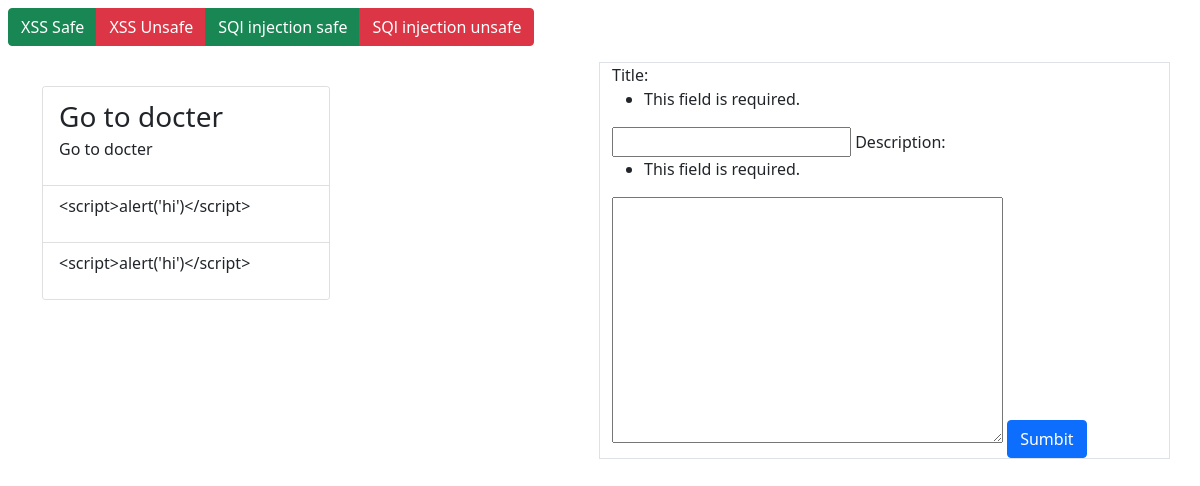
/unsafe, run on the app's committed database.
### check/models.py (models this page shows, shortened)
class Todo_unsafe(models.Model):
    title = models.CharField(max_length = 225)
    description = models.TextField()

### check/views.py (the view)
# urls.py: path('unsafe', unsafe),
def unsafe(request):
    todofrom = Todounsafeform
    sendform = todofrom(request.POST)
    if request.method == 'POST':
        if sendform.is_valid():
            sendform.save()
    query = Todo_unsafe.objects.all()
    return render(request, 'unsafe.html', {'data':query, "form": sendform})

### check/forms.py
class Todounsafeform(ModelForm):
    class Meta:
        model = Todo_unsafe
        fields = '__all__'

### templates/unsafe.html (shortened to what this page needs)
{% extends 'base.html' %}
{% block content %}
    <div class="container">
    <div class="row mt-3">
        <div class="col">
            <div class="card mt-4" style="width: 18rem;">
                <ul class="list-group list-group-flush">
                    {% for items in data %}
                  <li class="list-group-item fs-3">
                    {% autoescape off %}
                    {{ items.title }}
                {% endautoescape %}
                      <p class="fs-6">{{items.description}}</p > </li>
                  {% endfor %}
                </ul>
              </div>
        </div>
        <div class="col border">
            <form action="/unsafe" method="post">
                {{form}}
                <button type="submit" class="btn btn-primary">Sumbit</button>
            </form>
        </div>
    </div>
    </div>
{% endblock %}

### data on the page
Todo_unsafe: title "Go to docter", description "Go to docter"
Todo_unsafe: description "<script>alert('hi')</script>"
Todo_unsafe: description "<script>alert('hi')</script>"
